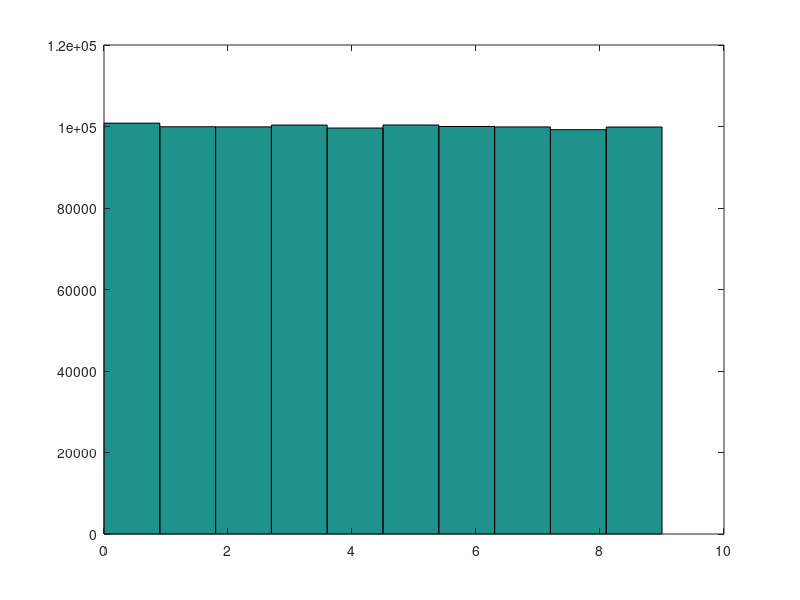

Here is the MATLAB script that generated this plot:
A = randi([0 9],1000000,1);
hist(A);

%h = chi2gof(A,A,0.95)
x = chi2inv(0.95,9)
binranges = 1:10;
[bincounts] = histc(A,binranges);

val = ((bincounts - 100000).^2)/100000;
chi2 = sum(val)

